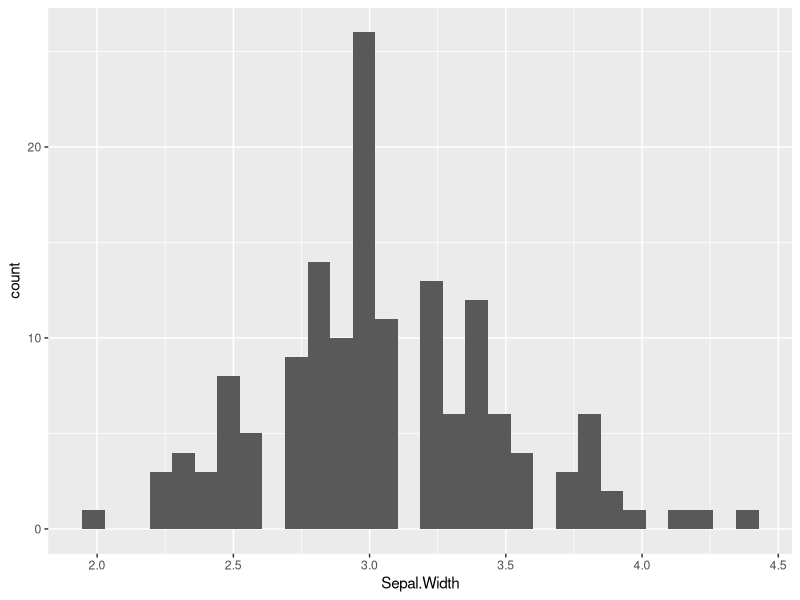
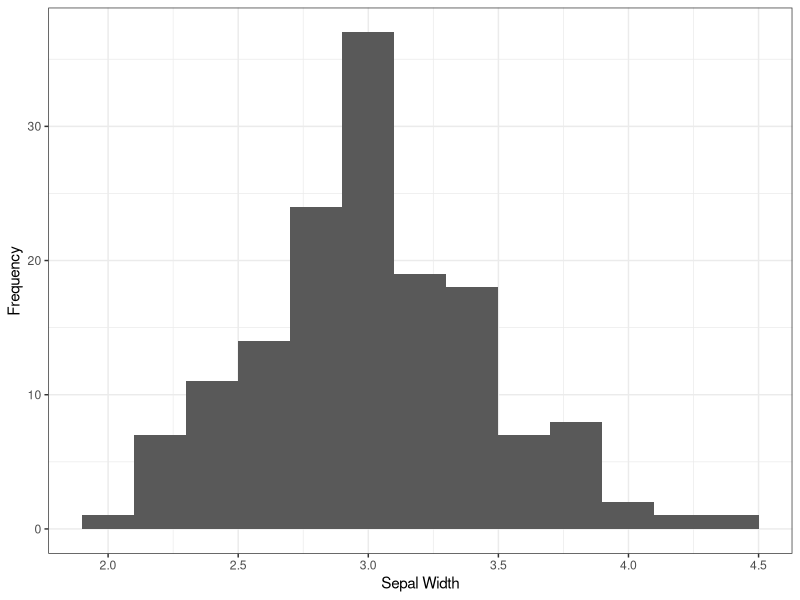
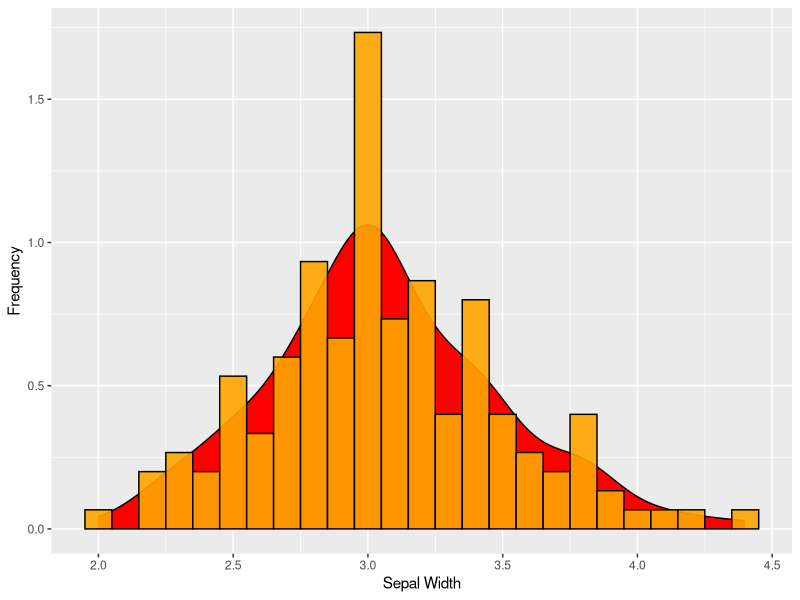
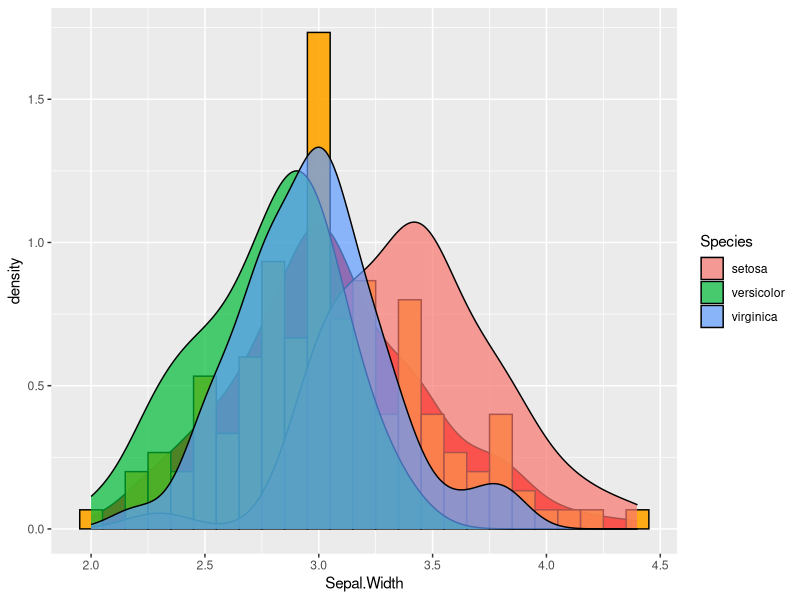
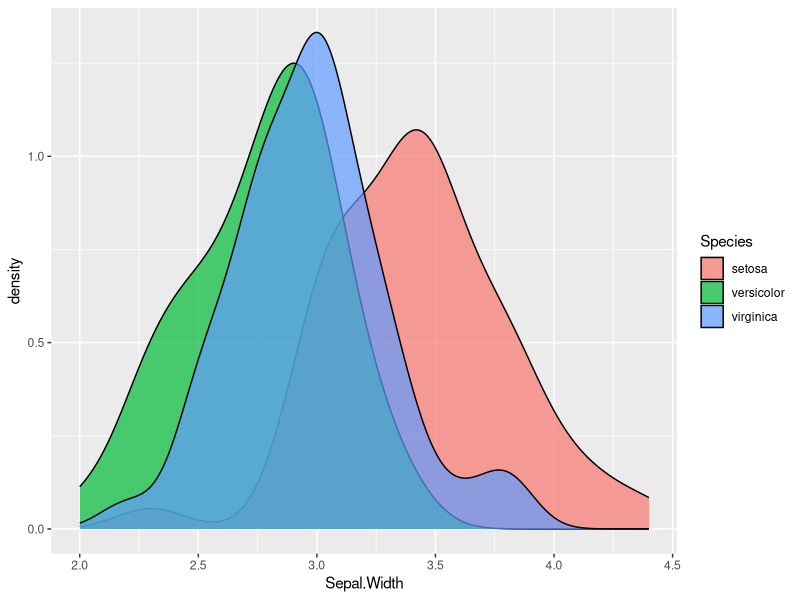
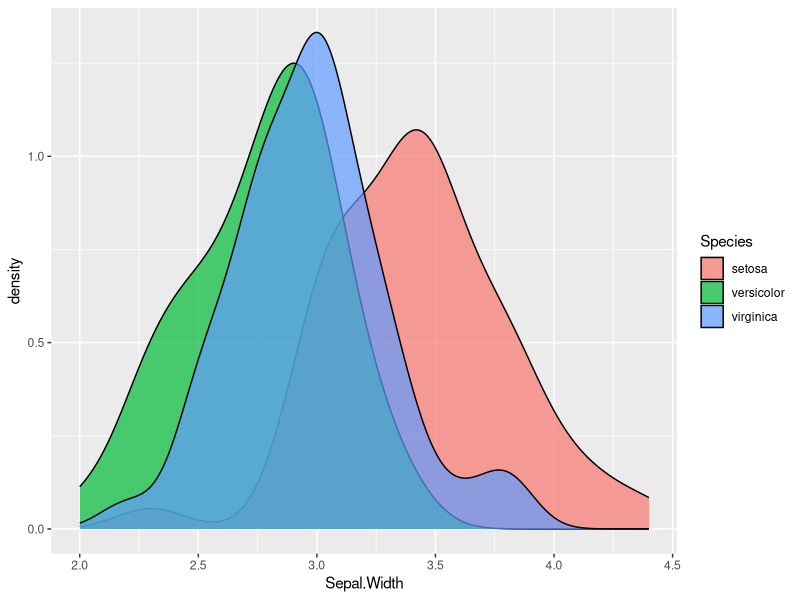
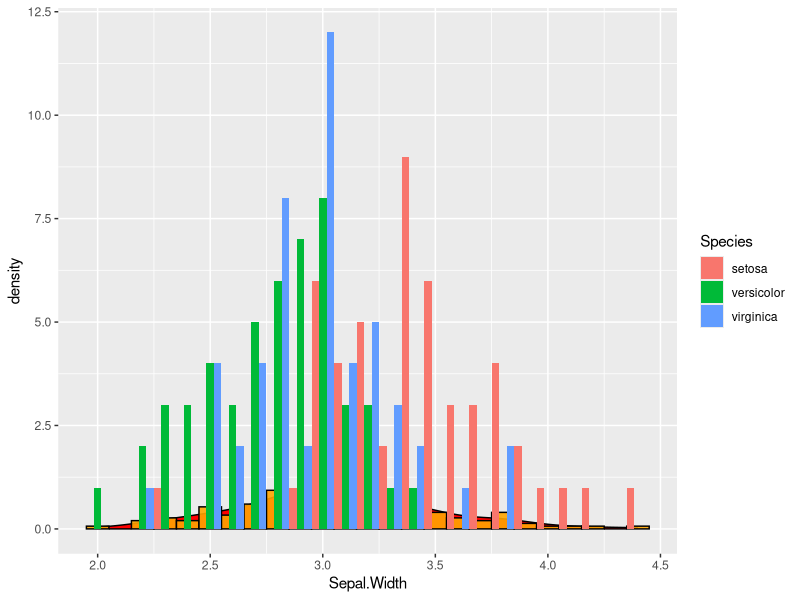
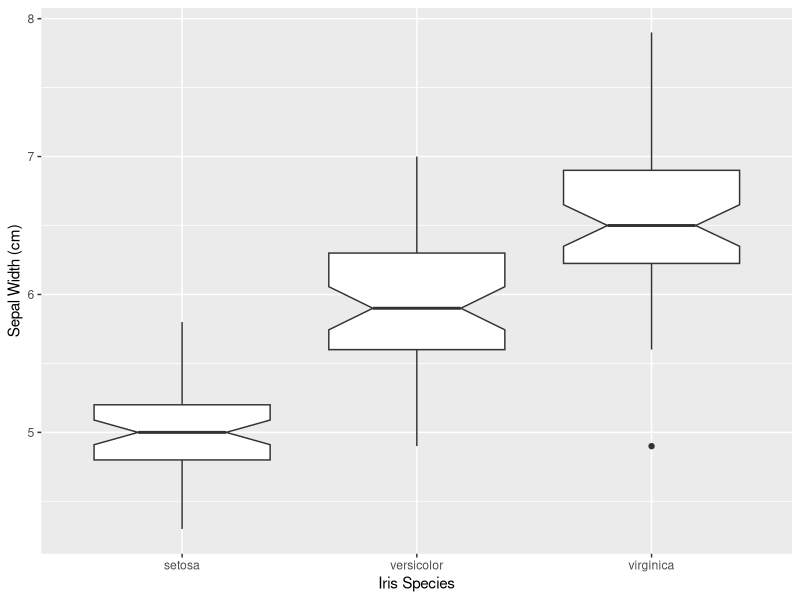

The R script that drew these images, in order:
## ---- chunk 1
require(ggplot2)
## ---- chunk 2
ggplot( iris, aes(x=Sepal.Width)) + geom_histogram()
## ---- chunk 3
p <- ggplot( iris, aes(x=Sepal.Width)) 
## ---- chunk 4
p + geom_histogram( binwidth=0.2 ) + xlab("Sepal Width") + ylab("Frequency") + theme_bw()
## ---- chunk 5
p <- p + geom_density( fill="red") 
p <- p + geom_histogram( binwidth=0.1, fill="orange", color="black", aes(y=..density..), alpha=0.9)  
p + xlab("Sepal Width") + ylab("Frequency")
## ---- chunk 6
p + geom_density( aes(fill=Species), alpha=0.7 )
## ---- chunk 7
ggplot( iris, aes(x=Sepal.Width,fill=Species) ) + geom_density( alpha=0.7 )
## ---- chunk 8
ggplot() + geom_density( aes(x=Sepal.Width,fill=Species), data=iris, alpha=0.7 )
## ---- chunk 9
p + geom_histogram( aes(fill=Species), binwidth=0.1, position="dodge")
## ---- chunk 10
ggplot(iris, aes(x=Species, y=Sepal.Length)) + geom_boxplot(notch = TRUE) + xlab("Iris Species") + ylab("Sepal Width (cm)")
## ---- chunk 11
ggplot(iris,aes(x=Sepal.Length,y=Sepal.Width, shape=Species)) + geom_point()
## ---- chunk 12
ggplot( iris, aes(x=Sepal.Width, y=Sepal.Length ) ) + geom_point() + facet_grid(Species~.) + xlab("Sepal Width (cm)") + ylab("Sepal Length")
## ---- chunk 13
length(colors())
## ---- chunk 14
colors()[ sample.int( length(colors()), size=20) ]
## ---- chunk 15
colors <- c("royalblue1", "orange1", "green3")
cols <- colors[ iris$Species ]
plot( Sepal.Width ~ Sepal.Length, data=iris, col=cols, xlab="Sepal Length (cm)", ylab="Sepal Width (cm)", bty="n", pch=16)
## ---- chunk 16
rainbow(10)
## ---- chunk 17
require(RColorBrewer)
display.brewer.all()
## ---- chunk 18
p <- ggplot(iris,aes(x=Sepal.Length,y=Sepal.Width, color=Species)) + geom_point() 
p <- p + xlab("Sepal Length (cm)") + ylab("Sepal Width (cm)")
p + scale_color_brewer(type="div", palette=6)
